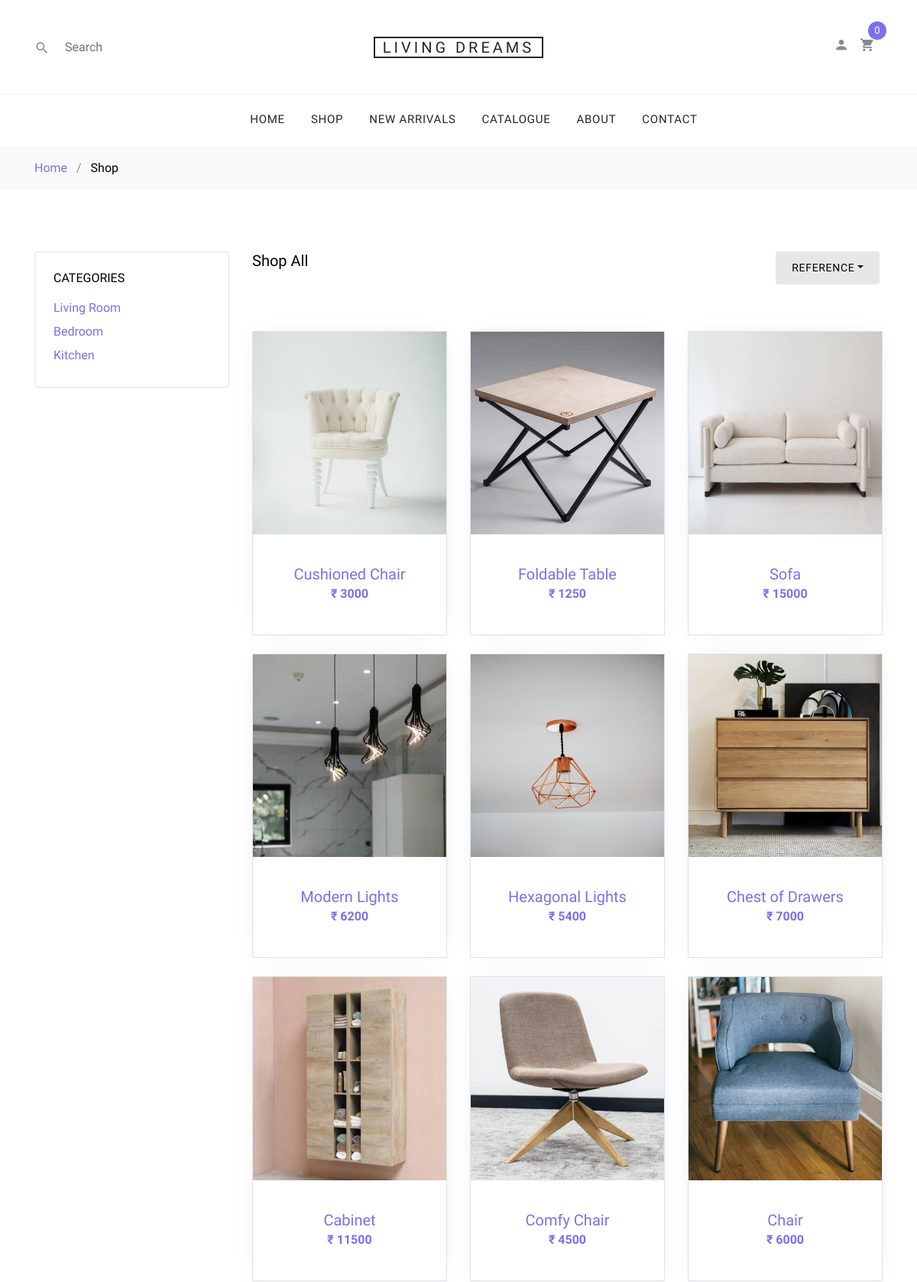
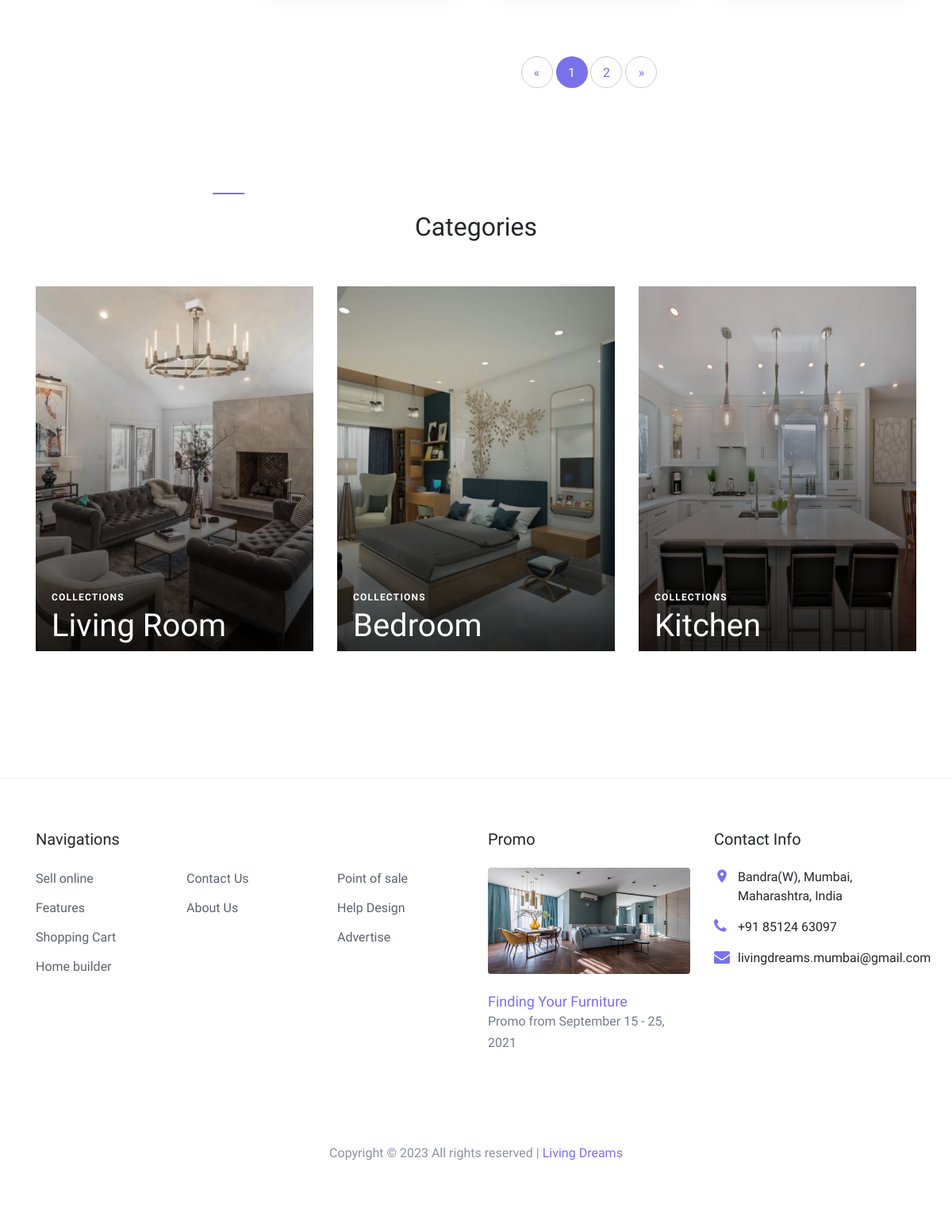
The app's page /shop/ with its own data (2 pictures, top to bottom).
### shop/models.py (models this page shows, shortened)
class Product(models.Model):
    COLLECTIONS = {
        ('LR', 'LivingRoom'),
        ('BR', 'BedRoom'),
        ('K', 'Kitchen'),
        ('NA', 'New-Arrivals')
    }
    product_image = models.ImageField(upload_to='images')
    product_name = models.CharField(max_length=50)
    product_desc = models.CharField(max_length=1000)
    product_price = models.IntegerField()
    product_collection = MultiSelectField(choices=COLLECTIONS)

### shop/views.py (the view)
# urls.py: path('shop/', views.ShopPage, name='Shop'),
def ShopPage(request):
    products = Product.objects.all()
    paginator = Paginator(products, 9)
    page = request.GET.get('page')
    paged_products = paginator.get_page(page)
    product_count = products.count()
    context = {
        'products': paged_products,
        'product_count': product_count,
    }
    return render(request, 'shop.html', context)

### cart/context_processors.py (called while the page is built)
def counter(request):
    cart_count = 0
    if 'admin' in request.path:
        return {}
    else:
        try:
            cart = Cart.objects.filter(cart_id=_cart_id(request))
            cart_items = Cartitem.objects.all().filter(cart=cart[:1])
            for cart_item in cart_items:
                cart_count += cart_item.quantity
        except Cart.DoesNotExist:
            cart_count = 0
    return dict(cart_count=cart_count)

### cart/views.py (called while the page is built)
def _cart_id(request):
    cart = request.session.session_key
    if not cart:
        cart = request.session.create()
    return cart

### templates/shop.html (shortened to what this page needs)
{% extends 'base.html' %}
{% load static %}
{% block body %}
<div class="bg-light py-3">
	<div class="container">
		<div class="row">
			<div class="col-md-12 mb-0"><a href="{% url 'Home' %}">Home</a> <span class="mx-2 mb-0">/</span>
				<strong class="text-black">Shop</strong>
			</div>
		</div>
	</div>
</div>
<div class="site-section">
	<div class="container">
		<div class="row mb-5">
			<div class="col-md-9 order-2">
				<div class="row">
					<div class="col-md-12 mb-5">
						<div class="float-md-left mb-4">
							<h2 class="text-black h5">Shop All</h2>
						</div>
						<div class="d-flex">
							<div class="dropdown mr-1 ml-md-auto">
								<button type="button" class="btn btn-secondary btn-sm dropdown-toggle"
									id="dropdownMenuReference" data-toggle="dropdown">Reference</button>
							</div>
						</div>
					</div>
				</div>
				<div class="row mb-5">
				{% if products %}
				{% for i in products %}
					<div class="col-sm-6 col-lg-4 mb-4" data-aos="fade-up">
						<div class="block-4 text-center border">
							<figure class="block-4-image">
								<a href="{% url 'Details' i.id %}"><img src="{{ i.product_image.url }}" alt="Image placeholder"
										class="img-fluid"></a>
							</figure>
							<div class="block-4-text p-4">
								<h3><a href="{% url 'Details' i.id %}">{{ i.product_name }}</a></h3>
								<p class="text-primary font-weight-bold">₹ {{ i.product_price }}</p>
							</div>
						</div>
					</div>
				{% endfor %}
				{% else %}
				<div class="my-3 mx-3">
					<h2 class="text-center">No Products Found!</h2>
				</div>
				{% endif %}
				</div>
				<div class="row" data-aos="fade-up">
					<div class="col-md-12 text-center">
						<div class="site-block-27">
						{% if products.has_other_pages %}
							<ul>
							{% if products.has_previous %}
							<li><a href="?page={{products.previous_page_number}}">«</a></li>
							{% else %}
	    						<li class="disabled"><a href="#">«</a></li>
							{% endif %}
							{% for i in products.paginator.page_range %}
								{% if products.number == i %}
    								<li class="active"><a href="#">{{i}}</a></li>
								{% else %}
    								<li><a href="?page={{i}}">{{i}}</a></li>
								{% endif %}
							{% endfor %}
							{% if products.has_next %}
    							<li><a href="?page={{products.next_page_number}}">»</a></li>
							{% else %}
   	 							<li class="disabled"><a href="#">»</a></li>
							{% endif %}
							</ul>
						{% endif %}
						</div>
					</div>
				</div>
			</div>
			<div class="col-md-3 order-1 mb-5 mb-md-0">
				<div class="border p-4 rounded mb-4">
					<h3 class="mb-3 h6 text-uppercase text-black d-block">Categories</h3>
					<ul class="list-unstyled mb-0">
						<li class="mb-1"><a href="{% url 'filter-lr' %}" class="d-flex"><span>Living Room</span></a></li>
						<li class="mb-1"><a href="{% url 'filter-br' %}" class="d-flex"><span>Bedroom</span></a></li>
						<li class="mb-1"><a href="{% url 'filter-k' %}" class="d-flex"><span>Kitchen</span></a></li>
					</ul>
				</div>
			</div>
		</div>
		<div class="row">
			<div class="col-md-12">
				<div class="site-section site-blocks-2">
					<div class="row justify-content-center text-center mb-5">
						<div class="col-md-7 site-section-heading pt-4">
							<h2>Categories</h2>
						</div>
					</div>
					<div class="row">
						<div class="col-sm-6 col-md-6 col-lg-4 mb-4 mb-lg-0" data-aos="fade" data-aos-delay="">
							<a class="block-2-item" href="{% url 'filter-lr' %}">
								<figure class="image">
									<img src="{% static 'images/living_room.jpg' %}" alt="" class="img-fluid">
								</figure>
								<div class="text">
									<span class="text-uppercase">Collections</span>
									<h3>Living Room</h3>
								</div>
							</a>
						</div>
						<div class="col-sm-6 col-md-6 col-lg-4 mb-5 mb-lg-0" data-aos="fade" data-aos-delay="100">
							<a class="block-2-item" href="{% url 'filter-br' %}">
								<figure class="image">
									<img src="{% static 'images/bedroom.jpg' %}" alt="" class="img-fluid">
								</figure>
								<div class="text">
									<span class="text-uppercase">Collections</span>
									<h3>Bedroom</h3>
								</div>
							</a>
						</div>
						<div class="col-sm-6 col-md-6 col-lg-4 mb-5 mb-lg-0" data-aos="fade" data-aos-delay="200">
							<a class="block-2-item" href="{% url 'filter-k' %}">
								<figure class="image">
									<img src="{% static 'images/kitchen.jpg' %}" alt="" class="img-fluid">
								</figure>
								<div class="text">
									<span class="text-uppercase">Collections</span>
									<h3>Kitchen</h3>
								</div>
							</a>
						</div>
					</div>
				</div>
			</div>
		</div>
	</div>
</div>
{% endblock body %}

### templates/base.html (shortened to what this page needs)
{% load static %}
<!DOCTYPE html>
<html lang="en">
<head>
    <link rel="stylesheet" href="{% static "fonts/icomoon/style.css" %}" type="text/css" />
    <link rel="stylesheet" href="{% static 'css/bootstrap.min.css' %}" type="text/css" />
    <link rel="stylesheet" href="{% static 'css/magnific-popup.css' %}" type="text/css" />
    <link rel="stylesheet" href="{% static 'css/jquery-ui.css' %}" type="text/css" />
    <link rel="stylesheet" href="{% static 'css/owl.carousel.min.css' %}" type="text/css" />
    <link rel="stylesheet" href="{% static 'css/owl.theme.default.min.css' %}" type="text/css" />
    <link rel="stylesheet" href="{% static 'css/aos.css' %}" type="text/css" />
    <link rel="stylesheet" href="{% static 'css/style.css' %}" type="text/css" />
</head>
<body>
<div class="site-wrap">
{% include 'header.html' %}
{% block body %}
{% endblock body %}
{% include 'footer.html' %}
</div>
</body>
</html>

### templates/header.html (shortened to what this page needs)
{% load static %}
<header class="site-navbar" role="banner">
    <div class="site-navbar-top">
        <div class="container">
            <div class="row align-items-center">
                <div class="col-6 col-md-4 order-2 order-md-1 site-search-icon text-left">
                    <form action="{% url 'Search' %}" class="site-block-top-search" method="GET">
                        <span class="icon icon-search2"></span>
                        <input type="text" class="form-control border-0" placeholder="Search" required name="keyword">
                    </form>
                </div>
                <div class="col-12 mb-3 mb-md-0 col-md-4 order-1 order-md-2 text-center">
                    <div class="site-logo">
                        <a href="{% url 'Home' %}" class="js-logo-clone">Living Dreams</a>
                    </div>
                </div>
                <div class="col-6 col-md-4 order-3 order-md-3 text-right">
                    <div class="site-top-icons">
                        <ul>
                            {% if user.is_authenticated %}
                            <li><span class="icon">Welcome, {{ user.username }}! | </span></li>
                            <li><a href="{% url 'Logout' %}">Log Out</a></li>
                            {% else %}
                            <li><a href="{% url 'Login' %}"><span class="icon icon-person"></span></a></li>
                            {% endif %}
                            <li>
                                <a href="{% url 'Cart' %}" class="site-cart">
                                    <span class="icon icon-shopping_cart"></span>
                                    <span class="count">{{ cart_count }}</span>
                                </a>
                            </li>
                        </ul>
                    </div>
                </div>
            </div>
        </div>
    </div>
    <nav class="site-navigation text-right text-md-center" role="navigation">
        <div class="container">
            <ul class="site-menu js-clone-nav d-none d-md-block">
                <li>
                    <a href="{% url 'Home' %}">Home</a>
                </li>
                <li><a href="{% url 'Shop' %}">Shop</a></li>
                <li><a href="{% url 'NewArrivals' %}">New Arrivals</a></li>
                <li><a href="{% url 'Catalogue' %}">Catalogue</a></li>
                <li>
                    <a href="{% url 'About' %}">About</a>
                </li>
                <li><a href="{% url 'Contact' %}">Contact</a></li>
            </ul>
        </div>
    </nav>
</header>

### templates/footer.html
{% load static %}
<footer class="site-footer border-top">
    <div class="container">
        <div class="row">
            <div class="col-lg-6 mb-5 mb-lg-0">
                <div class="row">
                    <div class="col-md-12">
                        <h3 class="footer-heading mb-4">Navigations</h3>
                    </div>
                    <div class="col-md-6 col-lg-4">
                        <ul class="list-unstyled">
                            <li><a href="#">Sell online</a></li>
                            <li><a href="#">Features</a></li>
                            <li><a href="{% url 'Cart' %}">Shopping Cart</a></li>
                            <li><a href="#">Home builder</a></li>
                        </ul>
                    </div>
                    <div class="col-md-6 col-lg-4">
                        <ul class="list-unstyled">
                            <li><a href="{% url 'Contact' %}">Contact Us</a></li>
                            <li><a href="{% url 'About' %}">About Us</a></li>
                        </ul>
                    </div>
                    <div class="col-md-6 col-lg-4">
                        <ul class="list-unstyled">
                            <li><a href="#">Point of sale</a></li>
                            <li><a href="#">Help Design</a></li>
                            <li><a href="#">Advertise   </a></li>
                        </ul>
                    </div>
                </div>
            </div>
            <div class="col-md-6 col-lg-3 mb-4 mb-lg-0">
                <h3 class="footer-heading mb-4">Promo</h3>
                <a href="{% url 'Shop' %}" class="block-6">
                    <img src="{% static 'images/hero_1.jpg' %}" alt="Image placeholder" class="img-fluid rounded mb-4">
                    <h3 class="font-weight-light  mb-0">Finding Your Furniture</h3>
                    <p>Promo from September 15 - 25, 2021</p>
                </a>
            </div>
            <div class="col-md-6 col-lg-3">
                <div class="block-5 mb-5">
                    <h3 class="footer-heading mb-4">Contact Info</h3>
                    <ul class="list-unstyled">
                        <li class="address">Bandra(W), Mumbai, Maharashtra, India</li>
                        <li class="phone">+91 85124 63097</li>
                        <li class="email">livingdreams.mumbai@gmail.com</li>
                    </ul>
                </div>
            </div>
        </div>
        <div class="row pt-5 mt-5 text-center">
            <div class="col-md-12">
                <p>
                    Copyright &copy;
                    <script>document.write(new Date().getFullYear());</script> All rights reserved | <a href=""
                        target="_blank" class="text-primary">Living Dreams</a>
                </p>
            </div>
        </div>
    </div>
</footer>

### records on screen
Product: product_image (picture), product_name "Cushioned Chair", product_price "3000"
Product: product_image (picture), product_name "Foldable Table", product_price "1250"
Product: product_image (picture), product_name "Sofa", product_price "15000"
Product: product_image (picture), product_name "Modern Lights", product_price "6200"
Product: product_image (picture), product_name "Hexagonal Lights", product_price "5400"
Product: product_image (picture), product_name "Chest of Drawers", product_price "7000"
Product: product_image (picture), product_name "Cabinet", product_price "11500"
Product: product_image (picture), product_name "Comfy Chair", product_price "4500"
Product: product_image (picture), product_name "Chair", product_price "6000"

### other values on screen
{{ cart_count }} "0"
{{ i }} "1"
{{ i }} "2"
